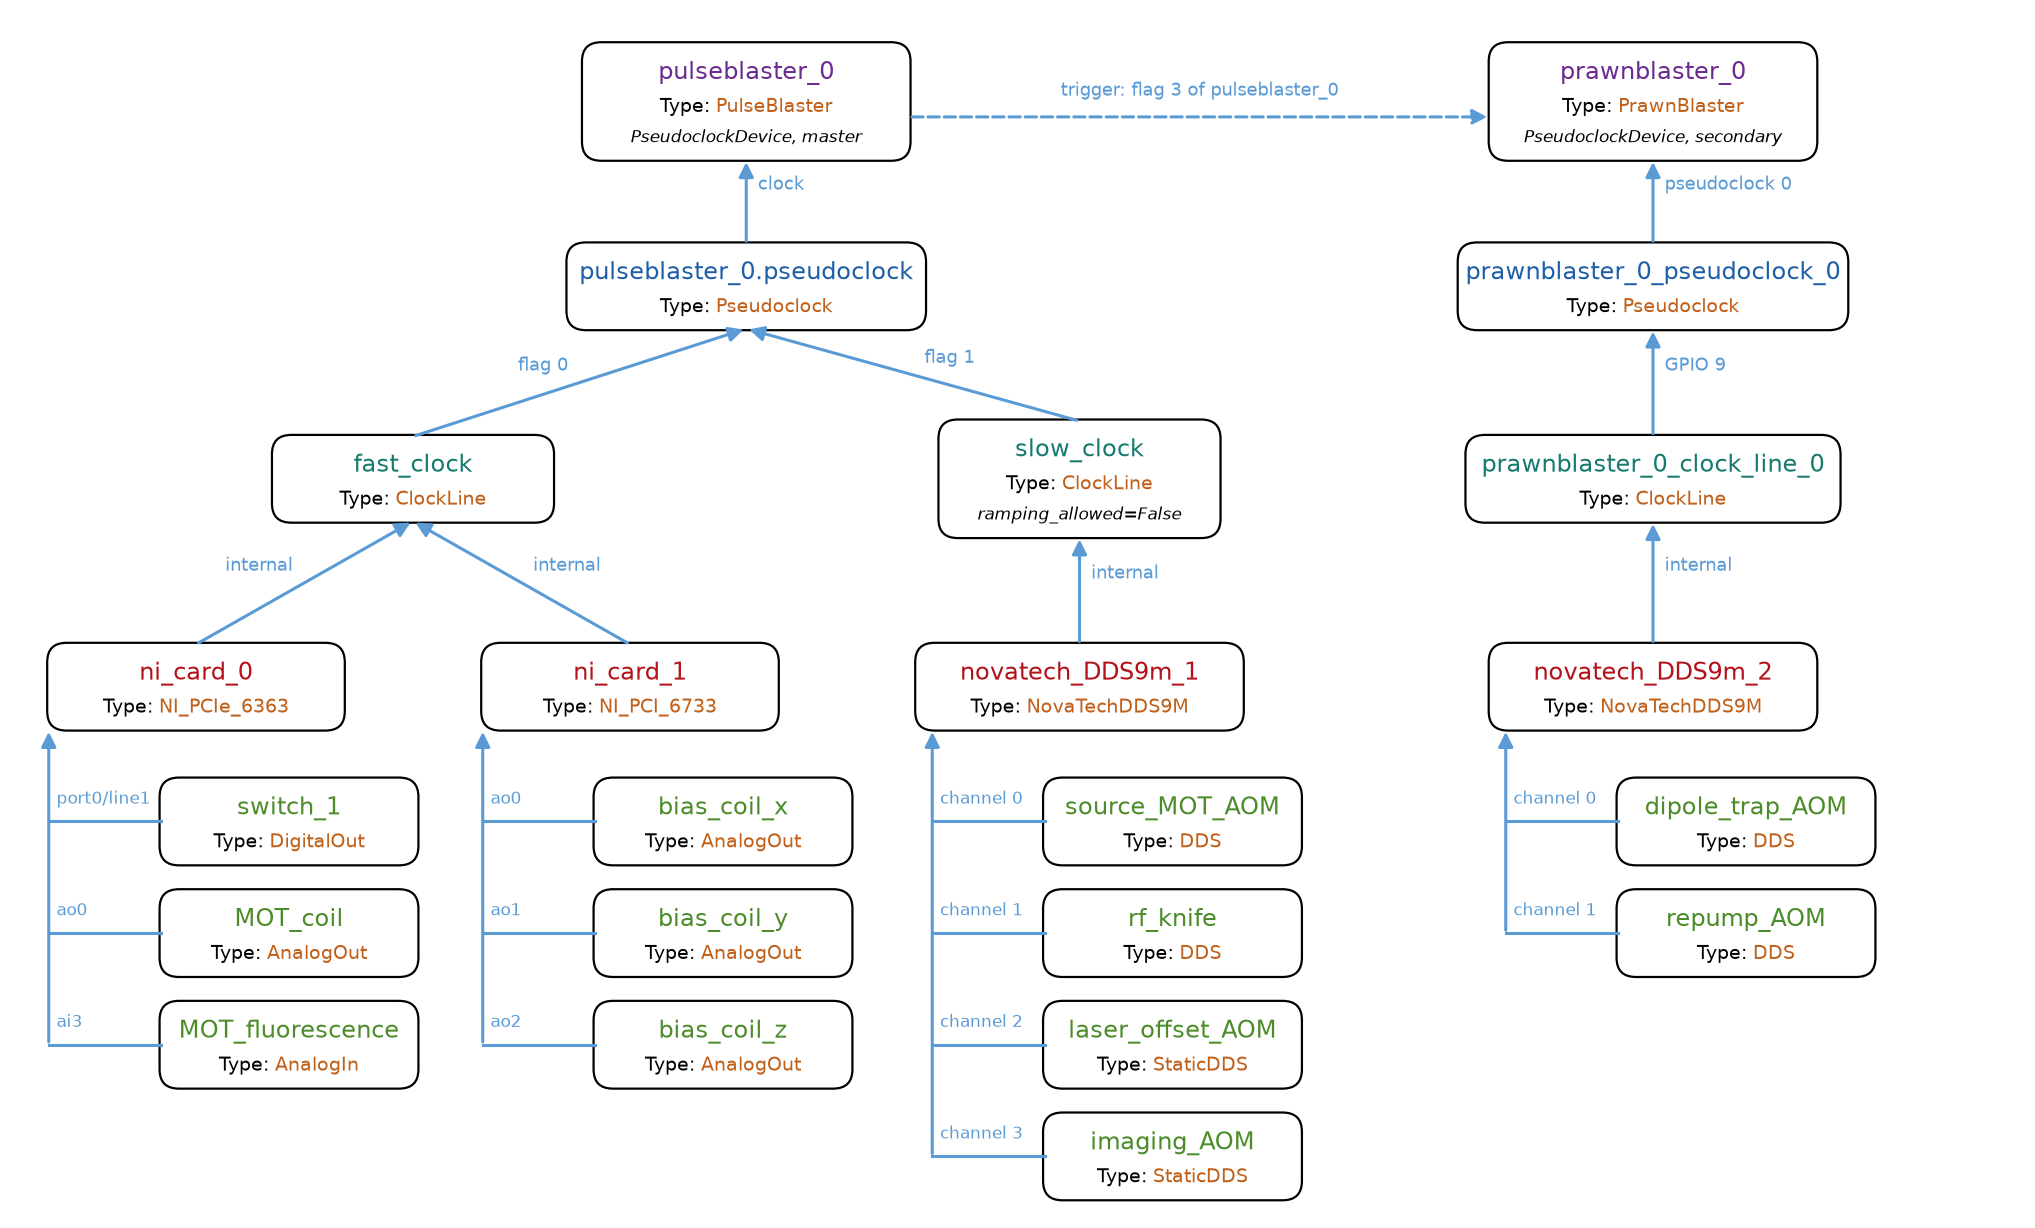

Python code for this plot:
#####################################################################
#                                                                   #
# /docs/source/img/connection_diagram.py                            #
#                                                                   #
# Copyright 2026, JQI                                               #
# Author: Ian Spielman                                              #
#                                                                   #
# This file is part of labscript, in the labscript suite            #
# (see http://labscriptsuite.org), and is licensed under the        #
# Simplified BSD License. See the license.txt file in the root of   #
# the project for the full license.                                 #
#                                                                   #
#####################################################################
"""Draw connection_diagram.png, the example connection table in the docs.

Run from this directory: python connection_diagram.py
"""
import matplotlib

matplotlib.use("Agg")
import matplotlib.pyplot as plt
from matplotlib.patches import FancyBboxPatch

NAME_COLOURS = {
    "device": "#6a2c91",
    "pseudoclock": "#1f5fa8",
    "clockline": "#167a6e",
    "intermediate": "#b3121b",
    "output": "#4c8c2b",
}
TYPE_COLOUR = "#c0601a"
LINK_COLOUR = "#5b9bd5"
BOX_HEIGHT = 1.1

fig, ax = plt.subplots(figsize=(26, 15.7))
ax.set_xlim(0, 26)
ax.set_ylim(-0.2, 15.5)
ax.axis("off")
renderer = fig.canvas.get_renderer()


def centred_type(x, y, type_name):
    """Write "Type: <type_name>", centred on x, with the type in colour."""
    label = ax.text(x, y, "Type: ", ha="left", va="center", fontsize=14)
    value = ax.text(x, y, type_name, ha="left", va="center", fontsize=14,
                    color=TYPE_COLOUR)
    to_data = ax.transData.inverted()
    widths = [
        to_data.transform((t.get_window_extent(renderer).width, 0))[0]
        - to_data.transform((0, 0))[0]
        for t in (label, value)
    ]
    start = x - sum(widths) / 2
    label.set_x(start)
    value.set_x(start + widths[0])


def box(x, y, width, name, kind, type_name, note=None):
    """Draw a device box centred on (x, y); return its top and bottom centres."""
    height = BOX_HEIGHT + (0.4 if note else 0)
    ax.add_patch(
        FancyBboxPatch(
            (x - width / 2, y - height / 2), width, height,
            boxstyle="round,pad=0.02,rounding_size=0.25",
            facecolor="white", edgecolor="black", linewidth=1.6,
        )
    )
    top = y + height / 2
    ax.text(x, top - 0.38, name, ha="center", va="center", fontsize=17,
            color=NAME_COLOURS[kind])
    centred_type(x, top - 0.82, type_name)
    if note:
        ax.text(x, top - 1.22, note, ha="center", va="center", fontsize=12,
                style="italic")
    return (x, top), (x, y - height / 2)


def link(child_top, parent_bottom, label, dashed=False):
    """An arrow from a child up to its parent, labelled with the connection."""
    ax.annotate(
        "", xy=parent_bottom, xytext=child_top,
        arrowprops=dict(arrowstyle="-|>", color=LINK_COLOUR, lw=2.2,
                        linestyle="--" if dashed else "-", mutation_scale=22),
    )
    mid_x = (child_top[0] + parent_bottom[0]) / 2
    mid_y = (child_top[1] + parent_bottom[1]) / 2
    # On the side of the link away from the parent, so the label clears the line:
    left = child_top[0] < parent_bottom[0]
    ax.text(mid_x + (-0.15 if left else 0.15), mid_y + 0.1, label,
            ha="right" if left else "left", va="bottom", fontsize=13,
            color=LINK_COLOUR)


def channels(parent_bottom, x, outputs):
    """Stack a device's channels below it, each linked by its connection."""
    spine = x - 1.9
    y = parent_bottom[1] - 1.2
    for name, type_name, connection in outputs:
        (_, top), _ = box(spine + 1.45 + 3.3 / 2, y, 3.3, name, "output", type_name)
        left = spine + 1.45
        ax.plot([spine, left], [y, y], color=LINK_COLOUR, lw=2.2)
        ax.text(spine + 0.1, y + 0.18, connection, ha="left", va="bottom",
                fontsize=12, color=LINK_COLOUR)
        last = y
        y -= 1.45
    ax.annotate(
        "", xy=(spine, parent_bottom[1]), xytext=(spine, last),
        arrowprops=dict(arrowstyle="-|>", color=LINK_COLOUR, lw=2.2,
                        mutation_scale=22),
    )


# The master pseudoclock device and its tree
_, pb_bottom = box(9.5, 14.3, 4.2, "pulseblaster_0", "device",
                   "PulseBlaster", "PseudoclockDevice, master")
pc_top, pc_bottom = box(9.5, 11.9, 4.6, "pulseblaster_0.pseudoclock",
                        "pseudoclock", "Pseudoclock")
link(pc_top, pb_bottom, "clock")
fast_top, fast_bottom = box(5.2, 9.4, 3.6, "fast_clock", "clockline", "ClockLine")
slow_top, slow_bottom = box(13.8, 9.4, 3.6, "slow_clock", "clockline",
                            "ClockLine", "ramping_allowed=False")
link(fast_top, pc_bottom, "flag 0")
link(slow_top, pc_bottom, "flag 1")

ni0_top, ni0_bottom = box(2.4, 6.7, 3.8, "ni_card_0", "intermediate",
                          "NI_PCIe_6363")
ni1_top, ni1_bottom = box(8.0, 6.7, 3.8, "ni_card_1", "intermediate",
                          "NI_PCI_6733")
nt1_top, nt1_bottom = box(13.8, 6.7, 4.2, "novatech_DDS9m_1", "intermediate",
                          "NovaTechDDS9M")
link(ni0_top, fast_bottom, "internal")
link(ni1_top, fast_bottom, "internal")
link(nt1_top, slow_bottom, "internal")

channels(ni0_bottom, 2.4, [
    ("switch_1", "DigitalOut", "port0/line1"),
    ("MOT_coil", "AnalogOut", "ao0"),
    ("MOT_fluorescence", "AnalogIn", "ai3"),
])
channels(ni1_bottom, 8.0, [
    ("bias_coil_x", "AnalogOut", "ao0"),
    ("bias_coil_y", "AnalogOut", "ao1"),
    ("bias_coil_z", "AnalogOut", "ao2"),
])
channels(nt1_bottom, 13.8, [
    ("source_MOT_AOM", "DDS", "channel 0"),
    ("rf_knife", "DDS", "channel 1"),
    ("laser_offset_AOM", "StaticDDS", "channel 2"),
    ("imaging_AOM", "StaticDDS", "channel 3"),
])

# A secondary pseudoclock device, triggered by the master
prawn_top, prawn_bottom = box(21.2, 14.3, 4.2, "prawnblaster_0", "device",
                              "PrawnBlaster", "PseudoclockDevice, secondary")
link((pb_bottom[0] + 2.1, 14.1), (prawn_top[0] - 2.1, 14.1), "", dashed=True)
ax.text(15.35, 14.32, "trigger: flag 3 of pulseblaster_0", ha="center",
        va="bottom", fontsize=13, color=LINK_COLOUR)
ppc_top, ppc_bottom = box(21.2, 11.9, 5.0, "prawnblaster_0_pseudoclock_0",
                          "pseudoclock", "Pseudoclock")
link(ppc_top, prawn_bottom, "pseudoclock 0")
pcl_top, pcl_bottom = box(21.2, 9.4, 4.8, "prawnblaster_0_clock_line_0",
                          "clockline", "ClockLine")
link(pcl_top, ppc_bottom, "GPIO 9")
nt2_top, nt2_bottom = box(21.2, 6.7, 4.2, "novatech_DDS9m_2", "intermediate",
                          "NovaTechDDS9M")
link(nt2_top, pcl_bottom, "internal")
channels(nt2_bottom, 21.2, [
    ("dipole_trap_AOM", "DDS", "channel 0"),
    ("repump_AOM", "DDS", "channel 1"),
])

fig.savefig("connection_diagram.png", dpi=100, bbox_inches="tight")
